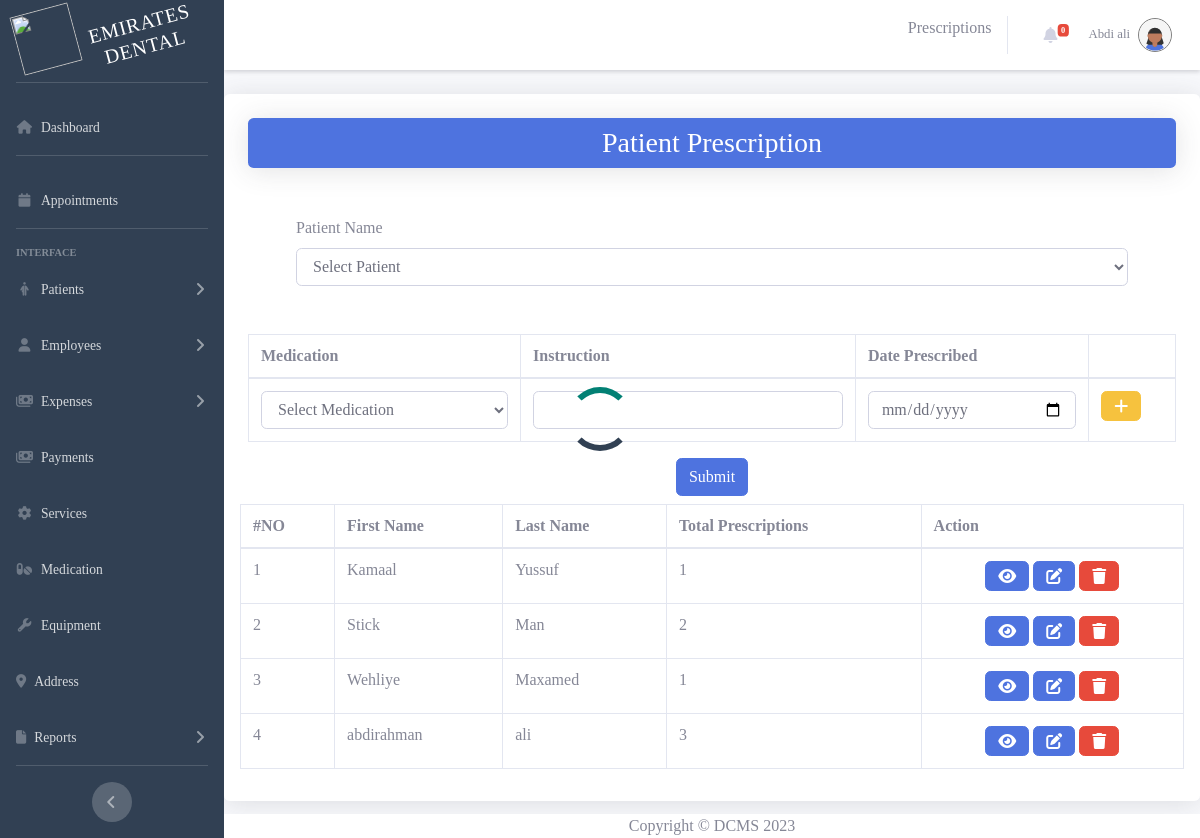
Page /index.php?page=prescription (signed in) on the committed database.
### tables this page shows
CREATE TABLE `prescriptions` (
  `prescription_id` int(11) NOT NULL,
  `patient_id` int(11) DEFAULT NULL,
  `medication_id` int(11) DEFAULT NULL,
  `instructions` text DEFAULT NULL,
  `date_prescribed` date DEFAULT NULL
);

CREATE TABLE `patients` (
  `patient_id` int(11) NOT NULL,
  `first_name` varchar(50) NOT NULL,
  `middle_name` varchar(50) DEFAULT NULL,
  `last_name` varchar(50) NOT NULL,
  `birth_date` date NOT NULL,
  `gender` enum('Male','Female','Other') NOT NULL,
  `phone_number` varchar(20) NOT NULL,
  `address` int(11) NOT NULL DEFAULT 1,
  `username` varchar(30) DEFAULT NULL,
  `password` varchar(50) DEFAULT NULL,
  `created_at` timestamp NOT NULL DEFAULT current_timestamp(),
  `updated_at` timestamp NOT NULL DEFAULT current_timestamp() ON UPDATE current_timestamp()
);

### index.php (called while the page is built, shortened)
<?php
    include_once('./includes/loader.php');
$is404 = false;
$page = '';
if(isset($_GET['page']) && !empty($_GET['page'])){
    $page = $_GET['page'];
    $title = $titles[$page]["title"];
    $file = $titles[$page]["path"]."/$page.php";
}
elseif(!in_array($page, $titles)){
    $is404 = true;
}
else{
    header("Location: index.php?page=dashboard");
}
require_once('./includes/header.php');
require_once('./includes/sidebar.php');
require_once($is404 ? './includes/404.php' : $file );
require_once('./includes/footer.php');
?>

### app/prescriptions/prescription.php (the view, shortened to what this page needs)
<!DOCTYPE html>
<html>
<head>
    <?php
    include_once('./app/database/conn.php');
    ?>
</head>
<body>
    <div class="container p-3 rounded shadow bg-white overflow-auto">
        <form id="formPS" class="m-2">
            <div>
                <h3 class="text-center text-white bg-primary p-2 rounded shadow">Patient Prescription</h3>
            </div>
            <div class="row m-5">
                <label for="patient_id" class="form-label ">Patient Name</label>
                <select class="form-control select2" id="patient_id" name="patient_id" REQUIRED>
                    <option value="">Select Patient</option>
                </select>
            </div>
            <div class="input-field">
                <table class="table table-bordered" id="medicationtable">
                    <thead>
                        <tr>
                            <th scope="col">Medication</th>
                            <th scope="col">Instruction</th>
                            <th scope="col">Date Prescribed</th>
                            <th scope="col"></th>
                        </tr>
                    </thead>
                    <tbody>
                        <tr>
                            <td>
                                <select class="form-control select2" id="medication_id" name="medication_id[]" REQUIRED>
                                    <option value="">Select Medication</option>
                                </select>
                            </td>
                            <td><input type="text" class="form-control" id="instructions" name="instructions[]" REQUIRED></td>
                            <td><input type="date" class="form-control" id="date_prescribed" name="date_prescribed[]" REQUIRED></td>
                            <td><button class="btn btn-warning" name="addNewRec" id="addNewRec"><i class="fas fa-plus"></i></button></td>
                        </tr>
                    </tbody>
                </table>
            </div>
            <CENTER>
                <button type="submit" class="btn btn-primary" name="submit" id="submit">Submit</button>
            </CENTER>
        </form>
        <div id="display">
            <table class="table table-bordered" id="dataTable">
                <thead>
                <tr>
                    <th scope="col">#NO</th>
                    <th>First Name</th>
                    <th>Last Name</th>
                    <th>Total  Prescriptions</th>
                    <th> Action</th>
                </tr>
                </thead>
                <tbody>
                    <?php
                    $count = 0;
                    $query = 'SELECT `prescription_id`, p.`patient_id`, m.`medication_id`, Count(medication_name) as medication_name, first_name, last_name FROM `prescriptions` p join patients ps on p.patient_id = ps.patient_id join medications m on p.medication_id = m.medication_id GROUP by p.patient_id';
                    $result = mysqli_query($conn, $query);
                    while ($row = mysqli_fetch_array($result)) {
                        $count++;
?>
                        <tr>
                        <td> <?php echo $count ?></td>
                        <td> <?php echo $row['first_name']?> </td>
                        <td> <?php echo $row['last_name'] ?></td>
                        <td> <?php echo $row['medication_name'] ?></td>
                        <td class="text-center">
                            <button class="btn btn-primary me-5" onclick="ViewpatientPrescriptions(<?php echo $row['patient_id']; ?>)" name='view' id='view'>
                                <i class="fas fa-eye"></i>
                            </button>
                            <button class="btn btn-primary me-5" onclick="EditpatientPrescriptions(<?php echo $row['prescription_id']; ?>)" name="edit" id="edit">
                                <i class="fas fa-edit"></i>
                            </button>
                            <button class="btn btn-danger" onclick="DeletepatientPrescriptions(<?php echo $row['prescription_id']; ?>)" name="delete" id="delete">
                                <i class="fas fa-trash"></i>
                            </button>
                        </td>
                        </tr>
                        <?php
                    }
                    ?>
                </tbody>
            </table>
        </div>
    </div>

### includes/loader.php (shortened to what this page needs)
<div id="loader" class="lds-dual-ring"></div>

### includes/header.php (shortened to what this page needs)
<!DOCTYPE html>
<html lang="en">
<head>
    <link rel="stylesheet" href="./vendor/fontawesome/css/all.min.css">
    <link href="css/sb-admin-2.min.css" rel="stylesheet">
    <link href="./vendor/fullcalendar/lib/main.min.css" rel="stylesheet">
    <link href="./vendor/DataTables/DataTables/css/jquery.dataTables.min.css" rel="stylesheet">
    <link href="./vendor/DataTables/Buttons/css/buttons.dataTables.min.css" rel="stylesheet">
    <link href="./vendor/select2/css/select2.css" rel="stylesheet">
</head>
<body id="page-top" class="bg-light">
    <div id="wrapper">

### includes/sidebar.php (shortened to what this page needs)
<ul class="navbar-nav bg sidebar sidebar-dark accordion sticky-top" id="accordionSidebar">
    <a class="sidebar-brand d-flex align-items-center justify-content-center mt-1" href="index.php?page=dashboard">
        <div class="sidebar-brand-icon rotate-n-15">
            <img class="sidebar-brand-icon" src="./app/img/logos/favicon.svg" height="60px" width="60px">
        </div>
        <h5 class="sidebar-brand-text rotate-n-15">Emirates Dental</h5>
    </a>
    <hr class="sidebar-divider mt-2">
    <li class="nav-item">
        <a class="nav-link" href="index.php?page=dashboard">
            <i class="fas fa-fw fa-house"></i>
            <span>Dashboard</span></a>
    </li>
    <hr class="sidebar-divider">
    <li class="nav-item">
        <a class="nav-link" href="index.php?page=appointment">
            <i class="fa fa-fw fa-calendar"></i>
            <span>Appointments</span>
        </a>
    </li>
    <hr class="sidebar-divider">
    <div class="sidebar-heading">
        Interface
    </div>
    <li class="nav-item">
        <a class="nav-link collapsed" href="#" data-toggle="collapse" data-target="#collapsePatient" aria-expanded="true" aria-controls="collapseUtilities">
            <i class="fa-solid fa-fw fa-person-half-dress"></i>
            <span>Patients</span>
        </a>
    </li>
    <?php
    if ($_SESSION['isAdmin']) {
    ?>
        <li class="nav-item">
            <a class="nav-link collapsed" href="#" data-toggle="collapse" data-target="#collapseStaff" aria-expanded="true" aria-controls="collapseUtilities">
                <i class="fas fa-fw fa-user"></i>
                <span>Employees</span>
            </a>
        </li>
    <?php
    } ?>
    <li class="nav-item">
        <a class="nav-link collapsed" href="#" data-toggle="collapse" data-target="#collapseExpenses" aria-expanded="true" aria-controls="collapseUtilities">
            <i class="fas fa-fw fa-money-bills"></i>
            <span>Expenses</span>
        </a>
    </li>
    <li class="nav-item">
        <a class="nav-link " href="index.php?page=payments">
            <i class="fas fa-fw fa-money-bills"></i>
            <span>Payments</span>
        </a>
    </li>
    <li class="nav-item">
        <a class="nav-link " href="index.php?page=services">
            <i class="fas fa-fw fa-gear"></i>
            <span>Services </span>
        </a>
    </li>
    <li class="nav-item">
        <a class="nav-link collapsed" href="index.php?page=medication">
            <i class="fas fa-fw fa-pills"></i>
            <span>Medication</span>
        </a>
    </li>
    <li class="nav-item">
        <a class="nav-link" href="index.php?page=equipment">
            <i class="fas fa-fw fa-wrench"></i>
            <span>Equipment</span>
        </a>
    </li>
    <li class="nav-item">
        <a class="nav-link " href="index.php?page=address">
            <i class="fa-solid fa-location-dot"></i>
            <span>Address</span>
        </a>
    </li>
    <li class="nav-item">
        <a class="nav-link collapsed" href="#" data-toggle="collapse" data-target="#collapseReports" aria-expanded="true" aria-controls="collapseUtilities">
            <i class="fa-solid fa-file"></i>
            <span>Reports</span>
        </a>
    </li>
    <hr class="sidebar-divider d-none d-md-block">
    <div class="text-center d-none d-md-inline">
        <button class="rounded-circle border-0" id="sidebarToggle"></button>
    </div>
</ul>
<div id="content-wrapper" class="d-flex flex-column">
    <div id="content">
        <nav class="navbar navbar-expand navbar-light bg-white topbar mb-4 static-top shadow-sm">
            <ul class="navbar-nav ml-auto">
                <li class="mt-3 text-center me-5 fs-4">
                    <?php if (isset($title)) {
                        echo $title;
                    } ?>
                </li>
                <li class="nav-item dropdown no-arrow mx-1">
                    <a class="nav-link dropdown-toggle" href="#" id="notificationsDropdown" role="button" data-toggle="dropdown" aria-haspopup="true" aria-expanded="false">
                        <i class="fas fa-bell fa-fw"></i>
                        <span id="counter" class="badge badge-danger badge-counter">0</span>
                    </a>
                </li>
                <li class="nav-item dropdown no-arrow">
                    <a class="nav-link dropdown-toggle" href="#" id="userDropdown" role="button" data-toggle="dropdown" aria-haspopup="true" aria-expanded="false">
                        <span class="mr-2 d-none d-lg-inline text-gray-600 small"><?php echo $_SESSION["employee_name"];  ?></span>
                        <div class="rounded-circle " style="border: 1px solid grey;">
                            <img class="img-profile rounded-circle" alt="" src="<?php echo './app/img/employee/' . $_SESSION["profile"];  ?>">
                        </div>
                    </a>
                </li>
            </ul>
        </nav>

### includes/footer.php (shortened to what this page needs)
    <footer class="footer fixed-bottom bg-white">
        <div class="container my-auto">
            <div class="copyright text-center my-auto">
                <span>Copyright &copy; DCMS 2023</span>
            </div>
        </div>
    </footer>
    </div>
    </div>
</div>
    </body>
    </html>

### includes/loader.php (style rules this page uses)
.lds-dual-ring { display: inline-block; width: 80px; height: 80px; }
.lds-dual-ring:after { content: " "; display: block; width: 64px; height: 64px; margin: 8px; border-radius: 50%; border: 6px solid #cef; border-color: #028074 transparent #314053 transparent; animation: lds-dual-ring 1.2s linear infinite; }
#wrapper { position: relative; }
#loader { position: fixed; top: 50%; left: 50%; transform: translate(-50%, -50%); z-index: 10000; }

### includes/sidebar.php (style rules this page uses)
.bg { background-color: rgb(49, 64, 83); }
body { font-family: 'poppins'; }

### includes/footer.php (style rules this page uses)
.footer { margin-left: 224px; }

### rows in the picture
prescriptions: patient.first_name "Kamaal", patient.last_name "Yussuf", medication_name "1"
prescriptions: patient.first_name "Stick", patient.last_name "Man", medication_name "2"
prescriptions: patient.first_name "Wehliye", patient.last_name "Maxamed", medication_name "1"
prescriptions: patient.first_name "abdirahman", patient.last_name "ali", medication_name "3"

### other values in the picture
$title "Prescriptions"
$_SESSION["employee_name"] "Abdi ali"
